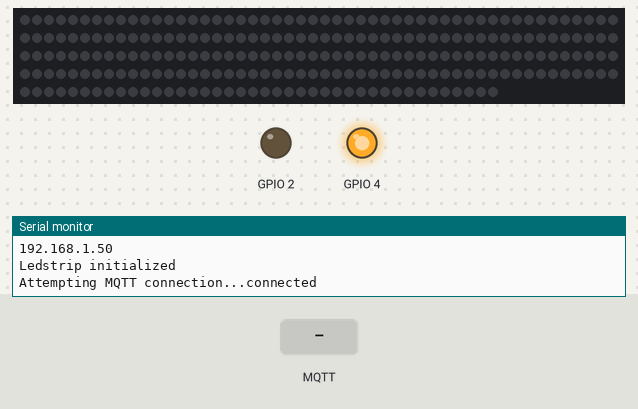
Recording of a sketch running on a simulated ESP32. Shown: 240 RGB LEDs in strip order, left to right, continuing on the next row, output pins drawn as LEDs (lit = HIGH), the last lines printed to the serial monitor. The inputs (shaded band) are chosen by the test bench. Dim RGB values are drawn brighter than linear; WiFi joins after 1.5 s; servers stay silent unless stated; random numbers use the default seed unless the sketch sets one; no MQTT or app messages arrive unless stated; not simulated (calls return 0 or success): credentials.h.

Above: at 2.7 s.
2.8 s: MQTT message "Evening" arrives on the first subscribed topic
At 4.0 s:
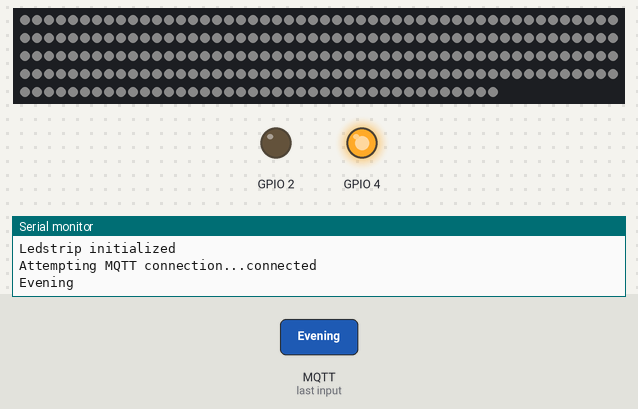
4.3 s: MQTT message "Good night" arrives on the first subscribed topic
At 5.5 s:
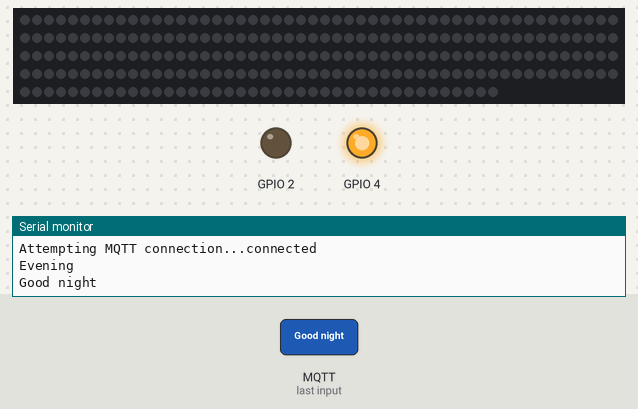
5.8 s: MQTT message "Solid color" arrives on the first subscribed topic
7.3 s: MQTT message "Evening" arrives on the second subscribed topic
At 7.9 s:
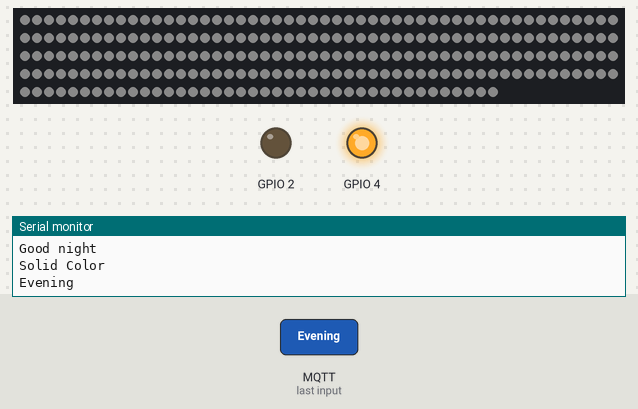
8.8 s: MQTT message "Solid color" arrives on the second subscribed topic
At 10.2 s:
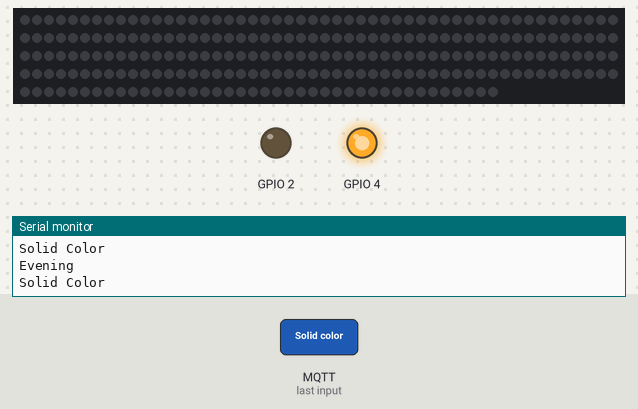
Timing chart, 0 to 11.3 s (numbered marks = the images above; inputs shaded):
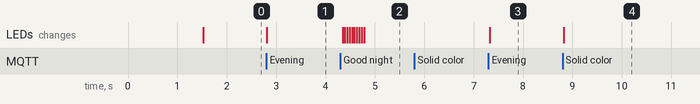

The sketch:

Lamp.ino
```cpp
#include <WiFi.h>
#include <PubSubClient.h>
#include "credentials.h"
#include "Ledstrip.h"

#define DEBUG_PRINT 1

unsigned long previousMillis = 0;        // will store last time LED was updated
const long interval = 10;

const char* ssid = WIFI_SSID;
const char* password = WIFI_PASSWD;
const char* mqtt_server = MQTT_SERVER;
uint8_t i = 1;
WiFiClient espClient;
PubSubClient client(espClient);

int red, green, blue = 0;

enum Scenes {
  Solid,
  Goodnight,
  Evening
};

Scenes currentScene = Goodnight;

void setup_wifi() {

  delay(10);
  // We start by connecting to a WiFi network
  Serial.println();
  Serial.print("Connecting to ");
  Serial.println(ssid);

  WiFi.begin(ssid, password);

  while (WiFi.status() != WL_CONNECTED) {
    delay(500);
    Serial.print(".");

  }

  Serial.println("");
  Serial.println("WiFi connected");
  Serial.println("IP address: ");
  Serial.println(WiFi.localIP());
}

void setup() {
  pinMode(2, OUTPUT);     // Initialize the BUILTIN_LED pin as an output
  if (DEBUG_PRINT) {
    Serial.begin(115200);
  }
  // Disable SD SPI
  pinMode(4, OUTPUT);
  digitalWrite(4, HIGH);
  setup_wifi();

  client.setServer(mqtt_server, 1883);
  client.setCallback(callback);
  setupLedstrip();
}

void loop() {
  unsigned long currentMillis = millis();

  if (currentMillis - previousMillis >= interval) {
    previousMillis = currentMillis;

    if (!client.connected()) {
      reconnect();
    }

    switch (currentScene)
    {
      case Solid:
        setRGBLedstrip(red,green,blue);
        break;
      case Goodnight:
        powerOffLedstrip();
        break;
      case Evening:
        setRGBLedstrip(55, 55, 55);
        break;
    }
    //    setRedValue(5, i);
    //    setGreenValue(6, i);
    //    setBlueValue(7, i);

    //    i += 5;


    client.loop();
  }
}


//*********************************************************
//                         MQTT
//*********************************************************

void reconnect() {
  // Loop until we're reconnected
  while (!client.connected()) {
    Serial.print("Attempting MQTT connection...");
    String clientId = "ESP8266Client-";
    clientId += String(random(0xffff), HEX);
    // Attempt to connect
    if (client.connect(clientId.c_str())) {
      Serial.println("connected");
      // ... and resubscribe
      client.subscribe("scenes");
      client.subscribe("brightness");
    } else {
      Serial.print("failed, rc=");
      Serial.print(client.state());
      Serial.println(" try again in 5 seconds");
    }
  }
}

void callback(char* topic, byte* payload, unsigned int length) {
  String message;
//  Serial.print("Message arrived [");
//  Serial.print(topic);
//  Serial.print("] ");
  for (int i = 0; i < length; i++) {
//    Serial.print((char)payload[i]);
    message += (char)payload[i];
  }
//  Serial.println();
//  Serial.println(message);
  if (!strcmp(message.c_str(), "Solid color")) {
    client.subscribe("Color");
    Serial.println("Solid Color");
    currentScene = Solid;
  }
  if (!strcmp(message.c_str(), "Evening")) {
    client.unsubscribe("Color");
    Serial.println("Evening");
    currentScene = Evening;
  }
  if (!strcmp(topic, "Color")) {
    sscanf(message.c_str(), "%d %d %d", &red, &green, &blue);
    Serial.print(red);
    Serial.print(" ");
    Serial.print(green);
    Serial.print(" ");
    Serial.println(green);
  }
  if (!strcmp(message.c_str(), "Good night")) {
    client.unsubscribe("Color");
    Serial.println("Good night");
    currentScene = Goodnight;
  }
}
```

Ledstrip.cpp
```cpp
#include "Ledstrip.h"

uint8_t redValue, blueValue, greenValue = 0;
CRGB leds[NUM_LEDS];

void setupLedstrip() {
  LEDS.addLeds<WS2812B, DATA_PIN, GRB>(leds, NUM_LEDS);
  LEDS.setBrightness(50);
  Serial.println("Ledstrip initialized");
  powerOffLedstrip();
  updateLedstrip();
}
void updateBrigtness(double brightness) {
  LEDS.setBrightness(brightness);
}
void setRGBLedstrip(uint8_t red, uint8_t green, uint8_t blue) {
  for (int j = 0; j < NUM_LEDS; j++) {
    leds[j].setRGB(red, green, blue);
  }

  if(redValue != red || blueValue != blue || greenValue != green) {
    redValue = red;
    blueValue = blue;
    greenValue = green;
    updateLedstrip();
  }
}

void powerOffLedstrip() {
  for (int j = 0; j < NUM_LEDS; j++) {
     leds[j].nscale8( 250);
  }
  updateLedstrip();
}

void setRedValue(int position, uint8_t red) {
  redValue = red;
  leds[position].setRGB(red, 0, 0);
}

void setBlueValue(int position, uint8_t blue) {
  blueValue = blue;
  leds[position].setRGB(0, 0, blue);
}

void setGreenValue(int position, uint8_t green) {
  greenValue = green;
  leds[position].setRGB(0, green, 0);
}

void updateLedstrip() {
  FastLED.show();
}
```

Ledstrip.h
```cpp
#ifndef LEDSTRIP_H_
#define LEDSTRIP_H_

#include <stdint.h>
#include <FastLED.h>

#define NUM_LEDS 240
#define DATA_PIN 13

void setupLedstrip();
void updateBrigtness(double brigtness);
void setRedValue(int position, uint8_t red);
void setBlueValue(int position, uint8_t blue);
void setGreenValue(int position, uint8_t green);
void setRGBLedstrip(uint8_t red, uint8_t green, uint8_t blue);
void powerOffLedstrip();

void updateLedstrip();


#endif
```

Measured:
- after the input at 2.8 s, the LEDs: change at once (image 1)
- after the input at 7.3 s, the LEDs: change at once (image 3)
- after the input at 8.8 s, the LEDs: change at once (image 4)
